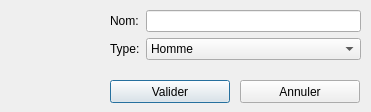
<?xml version="1.0" encoding="UTF-8"?>
<ui version="4.0">
 <class>NewArtist</class>
 <widget class="QDialog" name="NewArtist">
  <property name="geometry">
   <rect>
    <x>0</x>
    <y>0</y>
    <width>371</width>
    <height>112</height>
   </rect>
  </property>
  <property name="sizePolicy">
   <sizepolicy hsizetype="Fixed" vsizetype="Fixed">
    <horstretch>0</horstretch>
    <verstretch>0</verstretch>
   </sizepolicy>
  </property>
  <property name="minimumSize">
   <size>
    <width>371</width>
    <height>112</height>
   </size>
  </property>
  <property name="maximumSize">
   <size>
    <width>371</width>
    <height>112</height>
   </size>
  </property>
  <property name="windowTitle">
   <string>Nouvel artiste</string>
  </property>
  <widget class="QWidget" name="formLayoutWidget">
   <property name="geometry">
    <rect>
     <x>110</x>
     <y>10</y>
     <width>251</width>
     <height>51</height>
    </rect>
   </property>
   <layout class="QFormLayout" name="formLayout">
    <property name="fieldGrowthPolicy">
     <enum>QFormLayout::AllNonFixedFieldsGrow</enum>
    </property>
    <item row="0" column="0">
     <widget class="QLabel" name="labelNom">
      <property name="text">
       <string>Nom:</string>
      </property>
     </widget>
    </item>
    <item row="0" column="1">
     <widget class="QLineEdit" name="lineEditNom"/>
    </item>
    <item row="1" column="0">
     <widget class="QLabel" name="labelType">
      <property name="text">
       <string>Type:</string>
      </property>
     </widget>
    </item>
    <item row="1" column="1">
     <widget class="QComboBox" name="selectType">
      <item>
       <property name="text">
        <string>Homme</string>
       </property>
      </item>
      <item>
       <property name="text">
        <string>Femme</string>
       </property>
      </item>
      <item>
       <property name="text">
        <string>Groupe</string>
       </property>
      </item>
     </widget>
    </item>
   </layout>
  </widget>
  <widget class="QPushButton" name="buttonSubmit">
   <property name="geometry">
    <rect>
     <x>110</x>
     <y>80</y>
     <width>120</width>
     <height>23</height>
    </rect>
   </property>
   <property name="text">
    <string>Valider</string>
   </property>
  </widget>
  <widget class="QPushButton" name="buttonCancel">
   <property name="geometry">
    <rect>
     <x>240</x>
     <y>80</y>
     <width>120</width>
     <height>23</height>
    </rect>
   </property>
   <property name="text">
    <string>Annuler</string>
   </property>
  </widget>
  <widget class="QLabel" name="labelError">
   <property name="geometry">
    <rect>
     <x>110</x>
     <y>60</y>
     <width>251</width>
     <height>20</height>
    </rect>
   </property>
   <property name="text">
    <string/>
   </property>
   <property name="alignment">
    <set>Qt::AlignCenter</set>
   </property>
  </widget>
 </widget>
 <resources/>
 <connections/>
</ui>
